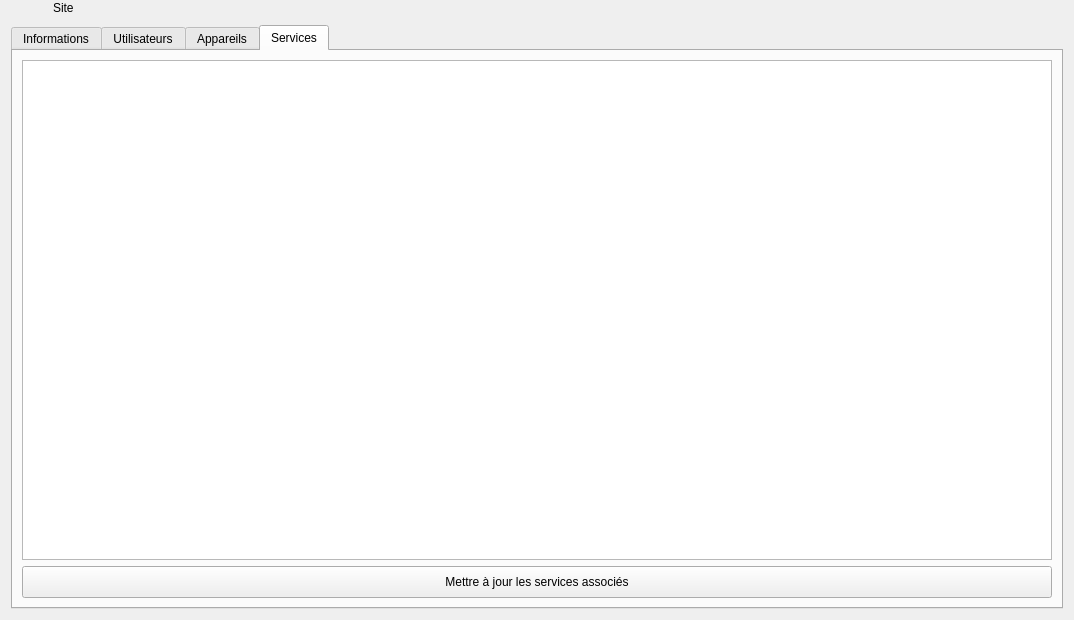
<?xml version="1.0" encoding="UTF-8"?>
<ui version="4.0">
 <class>SiteWidget</class>
 <widget class="QWidget" name="SiteWidget">
  <property name="geometry">
   <rect>
    <x>0</x>
    <y>0</y>
    <width>1074</width>
    <height>620</height>
   </rect>
  </property>
  <property name="sizePolicy">
   <sizepolicy hsizetype="Preferred" vsizetype="Preferred">
    <horstretch>0</horstretch>
    <verstretch>0</verstretch>
   </sizepolicy>
  </property>
  <property name="windowTitle">
   <string>Form</string>
  </property>
  <property name="styleSheet">
   <string notr="true">/*
QPushButton#btnConnect{background-color:rgb(80,180,80)}
QWidget{background-color: rgba(0,0,0,0);color:white;border-radius:5px}
QWidget#mainWidget{background-color:rgba(128,128,128,25%);}
QWidget#frmProfile,QWidget#pageProfile{background-color:rgba(108,8,156,25%);}
QPlainTextEdit,QLineEdit,QListWidget,QComboBox,QTextEdit,QSpinBox{background-color: rgba(255,255,255,50%); color: black;}

QTableWidget{
background-color: rgba(0,0,0,50%);
color: white;
border: 1px solid rgba(255,255,255,50%);
}

QLabel#lblLastOnline{color:lightblue;}
QLabel#lblError,QLabel#lblCamMissing,QLabel#lblAudioMissing{color:red; background-color:rgba(255,0,0,30%);}

QLineEdit:!enabled, QListWidget:!enabled,QComboBox:!enabled,QTextEdit:!enabled,QPlainTextEdit:!enabled{background-color: rgba(0,0,0,30%);color:white;border:0}
QDateEdit::down-arrow:!enabled,QTimeEdit::down-arrow:!enabled,QDateEdit::up-arrow:!enabled,QTimeEdit::up-arrow:!enabled,QComboBox::drop-down:!enabled{background-color:rgba(0,0,0,0%);}

QTextEdit#txtProfile{background-color: rgba(255,255,255,80%);color:black;border:0}
QTextEdit:!enabled#txtProfile{background-color: rgba(255,255,255,60%);color:black;border:0}

QFrame#frmSelUser{background-color:rgba(100,100,200,50%);}
QFrame#frmAudio,QFrame#frmCam1,QFrame#frmCam2,QFrame#frmSensors,QFrame#frmWebRTC,QFrame#frmVirtualCam,QFrame#frmExternalPrograms{background-color:rgba(100,100,200,35%);}

QCheckBox::indicator:unchecked:!enabled { background-color:rgba(128,0,0,100%);}
QCheckBox::indicator:checked:!enabled { background-color:green;}
QCheckBox::indicator:unchecked{ background-color:red;border-radius:3px;}
QCheckBox::indicator:checked {background-color:rgb(0,255,0);border-radius:3px;}
QCheckBox:checked{color:lightgreen;background-color:rgba(0,0,0,0%);}
QCheckBox:!checked{color:red;background-color:rgba(0,0,0,0%);}

QPushButton{background-color:qlineargradient(x1: 0, y1: 0, x2: 0, y2: 1, stop: 0 #2198c0, stop: 1 #0d5ca6);}
QPushButton:checked{background-color:rgb(128,128,128); border:1px solid rgba(255,255,255,50%);}
QPushButton:hover,QPushButton:checked{background-color:  rgba(255,255,255,75%);color:black;}

QToolButton:hover{background-color:  rgba(255,255,255,50);}

QTreeWidget::branch:closed:has-children:has-siblings  {
            border-image: none;
            image: url(:/pictures/controls/branch_closed.png);
    }
     
    QTreeView::branch:open:has-children:!has-siblings,
    QTreeView::branch:open:has-children:has-siblings   {
            border-image: none;
            image:url(:/pictures/controls/branch_opened.png);
    }

QWidget#lineOnline{background-color:blue;}
QWidget#lineOffline{background-color:red;}
QWidget#lineBoth{background-color:rgb(255,0,255);}


QTabWidget::pane { 
	background-color: rgba(128,128,140,25%);
	border-radius: 5px;
    border: 2px solid rgba(128,128,140,50%);
 }

 QTabWidget::tab-bar {
     left: 5px; 
 }


 QTabBar::tab,QTableWidget::tab,QHeaderView::section {
     background: qlineargradient(x1: 0, y1: 0, x2: 0, y2: 1,
                                 stop: 0  rgba(128,128,140,50%),  stop: 1.0  rgba(128,128,140,25%));
     border: 2px solid  rgba(128,128,140,50%);
     border-bottom: 0px;
     border-top-left-radius: 4px;
     border-top-right-radius: 4px;
     padding: 2px;
min-height:25px;
 }

 QTabBar::tab:selected, QTabBar::tab:hover {

background: qlineargradient(x1: 0, y1: 0, x2: 0, y2: 1,
                                 stop: 0  rgba(128,128,140,70%),  stop: 1.0  rgba(128,128,140,50%));
 }

 QTabBar::tab:selected {
     border-color:rgba(128,128,140,60%);
     border-bottom-color:rgba(128,128,140,60%); 
 }

 QTabBar::tab:!selected {
     margin-top: 2px;
 }
*/

</string>
  </property>
  <layout class="QVBoxLayout" name="verticalLayout">
   <property name="spacing">
    <number>10</number>
   </property>
   <property name="topMargin">
    <number>1</number>
   </property>
   <item>
    <layout class="QHBoxLayout" name="horizontalLayout_4">
     <item>
      <widget class="QLabel" name="icoTitle">
       <property name="sizePolicy">
        <sizepolicy hsizetype="Fixed" vsizetype="Fixed">
         <horstretch>0</horstretch>
         <verstretch>0</verstretch>
        </sizepolicy>
       </property>
       <property name="maximumSize">
        <size>
         <width>32</width>
         <height>32</height>
        </size>
       </property>
       <property name="text">
        <string/>
       </property>
       <property name="pixmap">
        <pixmap resource="../../resources/TeraClient.qrc">:/icons/site.png</pixmap>
       </property>
       <property name="scaledContents">
        <bool>true</bool>
       </property>
      </widget>
     </item>
     <item>
      <widget class="QLabel" name="lblTitle">
       <property name="font">
        <font>
         <bold>false</bold>
        </font>
       </property>
       <property name="text">
        <string>Site</string>
       </property>
      </widget>
     </item>
    </layout>
   </item>
   <item>
    <widget class="QTabWidget" name="tabNav">
     <property name="sizePolicy">
      <sizepolicy hsizetype="Expanding" vsizetype="MinimumExpanding">
       <horstretch>0</horstretch>
       <verstretch>0</verstretch>
      </sizepolicy>
     </property>
     <property name="currentIndex">
      <number>3</number>
     </property>
     <property name="iconSize">
      <size>
       <width>20</width>
       <height>20</height>
      </size>
     </property>
     <widget class="QWidget" name="tabDashboard">
      <attribute name="icon">
       <iconset resource="../../resources/TeraClient.qrc">
        <normaloff>:/icons/dashboard.png</normaloff>:/icons/dashboard.png</iconset>
      </attribute>
      <attribute name="title">
       <string>Informations</string>
      </attribute>
      <layout class="QVBoxLayout" name="verticalLayout_6">
       <item>
        <layout class="QHBoxLayout" name="horizontalLayout">
         <item>
          <spacer name="horizontalSpacer">
           <property name="orientation">
            <enum>Qt::Horizontal</enum>
           </property>
           <property name="sizeHint" stdset="0">
            <size>
             <width>40</width>
             <height>1</height>
            </size>
           </property>
          </spacer>
         </item>
         <item>
          <widget class="QPushButton" name="btnEdit">
           <property name="minimumSize">
            <size>
             <width>0</width>
             <height>32</height>
            </size>
           </property>
           <property name="cursor">
            <cursorShape>PointingHandCursor</cursorShape>
           </property>
           <property name="text">
            <string>Éditer</string>
           </property>
           <property name="icon">
            <iconset resource="../../resources/TeraClient.qrc">
             <normaloff>:/icons/edit.png</normaloff>:/icons/edit.png</iconset>
           </property>
           <property name="iconSize">
            <size>
             <width>20</width>
             <height>20</height>
            </size>
           </property>
          </widget>
         </item>
        </layout>
       </item>
       <item>
        <widget class="TeraForm" name="wdgSite" native="true">
         <property name="sizePolicy">
          <sizepolicy hsizetype="Preferred" vsizetype="Maximum">
           <horstretch>0</horstretch>
           <verstretch>0</verstretch>
          </sizepolicy>
         </property>
        </widget>
       </item>
       <item alignment="Qt::AlignTop">
        <widget class="QFrame" name="frameSave">
         <layout class="QHBoxLayout" name="horizontalLayout_2">
          <item>
           <widget class="QPushButton" name="btnSave">
            <property name="minimumSize">
             <size>
              <width>0</width>
              <height>32</height>
             </size>
            </property>
            <property name="cursor">
             <cursorShape>PointingHandCursor</cursorShape>
            </property>
            <property name="text">
             <string>Sauvegarder</string>
            </property>
            <property name="icon">
             <iconset resource="../../resources/TeraClient.qrc">
              <normaloff>:/icons/save.png</normaloff>:/icons/save.png</iconset>
            </property>
            <property name="iconSize">
             <size>
              <width>24</width>
              <height>24</height>
             </size>
            </property>
           </widget>
          </item>
          <item>
           <widget class="QPushButton" name="btnUndo">
            <property name="minimumSize">
             <size>
              <width>0</width>
              <height>32</height>
             </size>
            </property>
            <property name="cursor">
             <cursorShape>PointingHandCursor</cursorShape>
            </property>
            <property name="text">
             <string>Annuler</string>
            </property>
            <property name="icon">
             <iconset resource="../../resources/TeraClient.qrc">
              <normaloff>:/icons/undo.png</normaloff>:/icons/undo.png</iconset>
            </property>
            <property name="iconSize">
             <size>
              <width>24</width>
              <height>24</height>
             </size>
            </property>
           </widget>
          </item>
         </layout>
        </widget>
       </item>
       <item>
        <widget class="QToolBox" name="grpSummary">
         <property name="sizePolicy">
          <sizepolicy hsizetype="Preferred" vsizetype="MinimumExpanding">
           <horstretch>0</horstretch>
           <verstretch>0</verstretch>
          </sizepolicy>
         </property>
         <widget class="QWidget" name="grpSummaryPage1">
          <property name="geometry">
           <rect>
            <x>0</x>
            <y>0</y>
            <width>1034</width>
            <height>371</height>
           </rect>
          </property>
          <attribute name="label">
           <string>Résumé</string>
          </attribute>
          <layout class="QVBoxLayout" name="verticalLayout_7">
           <item>
            <widget class="QFrame" name="frameStats">
             <property name="maximumSize">
              <size>
               <width>500</width>
               <height>16777215</height>
              </size>
             </property>
             <layout class="QGridLayout" name="gridLayout">
              <property name="verticalSpacing">
               <number>10</number>
              </property>
              <item row="3" column="2" alignment="Qt::AlignHCenter|Qt::AlignTop">
               <widget class="QLabel" name="lblDevices">
                <property name="text">
                 <string>XXX Appareils</string>
                </property>
               </widget>
              </item>
              <item row="0" column="0" alignment="Qt::AlignHCenter">
               <widget class="ClickableLabel" name="icoUsers">
                <property name="sizePolicy">
                 <sizepolicy hsizetype="Fixed" vsizetype="Fixed">
                  <horstretch>0</horstretch>
                  <verstretch>0</verstretch>
                 </sizepolicy>
                </property>
                <property name="minimumSize">
                 <size>
                  <width>64</width>
                  <height>64</height>
                 </size>
                </property>
                <property name="maximumSize">
                 <size>
                  <width>64</width>
                  <height>64</height>
                 </size>
                </property>
                <property name="text">
                 <string/>
                </property>
                <property name="pixmap">
                 <pixmap resource="../../resources/TeraClient.qrc">:/icons/software_user.png</pixmap>
                </property>
                <property name="scaledContents">
                 <bool>true</bool>
                </property>
               </widget>
              </item>
              <item row="4" column="2" alignment="Qt::AlignHCenter">
               <widget class="QLabel" name="icoSessions">
                <property name="sizePolicy">
                 <sizepolicy hsizetype="Fixed" vsizetype="Fixed">
                  <horstretch>0</horstretch>
                  <verstretch>0</verstretch>
                 </sizepolicy>
                </property>
                <property name="minimumSize">
                 <size>
                  <width>64</width>
                  <height>64</height>
                 </size>
                </property>
                <property name="maximumSize">
                 <size>
                  <width>64</width>
                  <height>64</height>
                 </size>
                </property>
                <property name="text">
                 <string/>
                </property>
                <property name="pixmap">
                 <pixmap resource="../../resources/TeraClient.qrc">:/icons/session.png</pixmap>
                </property>
                <property name="scaledContents">
                 <bool>true</bool>
                </property>
               </widget>
              </item>
              <item row="5" column="2" alignment="Qt::AlignHCenter|Qt::AlignTop">
               <widget class="QLabel" name="lblSessions">
                <property name="sizePolicy">
                 <sizepolicy hsizetype="Preferred" vsizetype="Maximum">
                  <horstretch>0</horstretch>
                  <verstretch>0</verstretch>
                 </sizepolicy>
                </property>
                <property name="text">
                 <string>XXXX Séances</string>
                </property>
                <property name="alignment">
                 <set>Qt::AlignCenter</set>
                </property>
               </widget>
              </item>
              <item row="3" column="0" alignment="Qt::AlignHCenter|Qt::AlignTop">
               <widget class="QLabel" name="lblUsers">
                <property name="sizePolicy">
                 <sizepolicy hsizetype="Preferred" vsizetype="Maximum">
                  <horstretch>0</horstretch>
                  <verstretch>0</verstretch>
                 </sizepolicy>
                </property>
                <property name="text">
                 <string>XXXX Utilisateurs</string>
                </property>
                <property name="alignment">
                 <set>Qt::AlignCenter</set>
                </property>
               </widget>
              </item>
              <item row="0" column="2" alignment="Qt::AlignHCenter|Qt::AlignVCenter">
               <widget class="ClickableLabel" name="icoDevices">
                <property name="sizePolicy">
                 <sizepolicy hsizetype="Fixed" vsizetype="Fixed">
                  <horstretch>0</horstretch>
                  <verstretch>0</verstretch>
                 </sizepolicy>
                </property>
                <property name="minimumSize">
                 <size>
                  <width>64</width>
                  <height>64</height>
                 </size>
                </property>
                <property name="maximumSize">
                 <size>
                  <width>64</width>
                  <height>64</height>
                 </size>
                </property>
                <property name="text">
                 <string/>
                </property>
                <property name="pixmap">
                 <pixmap resource="../../resources/TeraClient.qrc">:/icons/device.png</pixmap>
                </property>
                <property name="scaledContents">
                 <bool>true</bool>
                </property>
               </widget>
              </item>
              <item row="4" column="0" alignment="Qt::AlignHCenter">
               <widget class="QLabel" name="icoGroups">
                <property name="sizePolicy">
                 <sizepolicy hsizetype="Fixed" vsizetype="Fixed">
                  <horstretch>0</horstretch>
                  <verstretch>0</verstretch>
                 </sizepolicy>
                </property>
                <property name="minimumSize">
                 <size>
                  <width>64</width>
                  <height>64</height>
                 </size>
                </property>
                <property name="maximumSize">
                 <size>
                  <width>64</width>
                  <height>64</height>
                 </size>
                </property>
                <property name="text">
                 <string/>
                </property>
                <property name="pixmap">
                 <pixmap resource="../../resources/TeraClient.qrc">:/icons/group.png</pixmap>
                </property>
                <property name="scaledContents">
                 <bool>true</bool>
                </property>
               </widget>
              </item>
              <item row="5" column="0" alignment="Qt::AlignHCenter|Qt::AlignTop">
               <widget class="QLabel" name="lblGroups">
                <property name="text">
                 <string>XXXX Groupes</string>
                </property>
               </widget>
              </item>
              <item row="4" column="1" alignment="Qt::AlignHCenter">
               <widget class="QLabel" name="icoProjects">
                <property name="sizePolicy">
                 <sizepolicy hsizetype="Fixed" vsizetype="Fixed">
                  <horstretch>0</horstretch>
                  <verstretch>0</verstretch>
                 </sizepolicy>
                </property>
                <property name="minimumSize">
                 <size>
                  <width>64</width>
                  <height>64</height>
                 </size>
                </property>
                <property name="maximumSize">
                 <size>
                  <width>64</width>
                  <height>64</height>
                 </size>
                </property>
                <property name="text">
                 <string/>
                </property>
                <property name="pixmap">
                 <pixmap resource="../../resources/TeraClient.qrc">:/icons/project.png</pixmap>
                </property>
                <property name="scaledContents">
                 <bool>true</bool>
                </property>
               </widget>
              </item>
              <item row="5" column="1">
               <widget class="QLabel" name="lblProjects">
                <property name="sizePolicy">
                 <sizepolicy hsizetype="Preferred" vsizetype="Maximum">
                  <horstretch>0</horstretch>
                  <verstretch>0</verstretch>
                 </sizepolicy>
                </property>
                <property name="text">
                 <string>XXXX Projets</string>
                </property>
                <property name="alignment">
                 <set>Qt::AlignCenter</set>
                </property>
               </widget>
              </item>
              <item row="0" column="1" alignment="Qt::AlignHCenter">
               <widget class="QLabel" name="icoParticipant">
                <property name="sizePolicy">
                 <sizepolicy hsizetype="Fixed" vsizetype="Fixed">
                  <horstretch>0</horstretch>
                  <verstretch>0</verstretch>
                 </sizepolicy>
                </property>
                <property name="minimumSize">
                 <size>
                  <width>64</width>
                  <height>64</height>
                 </size>
                </property>
                <property name="maximumSize">
                 <size>
                  <width>64</width>
                  <height>64</height>
                 </size>
                </property>
                <property name="text">
                 <string/>
                </property>
                <property name="pixmap">
                 <pixmap resource="../../resources/TeraClient.qrc">:/icons/patient.png</pixmap>
                </property>
                <property name="scaledContents">
                 <bool>true</bool>
                </property>
               </widget>
              </item>
              <item row="3" column="1" alignment="Qt::AlignHCenter">
               <widget class="QLabel" name="lblParticipant">
                <property name="sizePolicy">
                 <sizepolicy hsizetype="Preferred" vsizetype="Preferred">
                  <horstretch>0</horstretch>
                  <verstretch>0</verstretch>
                 </sizepolicy>
                </property>
                <property name="text">
                 <string>XXXX Participants</string>
                </property>
                <property name="alignment">
                 <set>Qt::AlignCenter</set>
                </property>
               </widget>
              </item>
             </layout>
            </widget>
           </item>
           <item>
            <spacer name="verticalSpacer">
             <property name="orientation">
              <enum>Qt::Vertical</enum>
             </property>
             <property name="sizeHint" stdset="0">
              <size>
               <width>20</width>
               <height>40</height>
              </size>
             </property>
            </spacer>
           </item>
          </layout>
         </widget>
        </widget>
       </item>
      </layout>
     </widget>
     <widget class="QWidget" name="tabUsersDetails">
      <attribute name="icon">
       <iconset resource="../../resources/TeraClient.qrc">
        <normaloff>:/icons/software_user.png</normaloff>:/icons/software_user.png</iconset>
      </attribute>
      <attribute name="title">
       <string>Utilisateurs</string>
      </attribute>
      <layout class="QVBoxLayout" name="verticalLayout_9">
       <item>
        <widget class="QTabWidget" name="tabManageUsers">
         <property name="tabPosition">
          <enum>QTabWidget::West</enum>
         </property>
         <property name="currentIndex">
          <number>0</number>
         </property>
         <property name="iconSize">
          <size>
           <width>20</width>
           <height>20</height>
          </size>
         </property>
         <widget class="QWidget" name="tabUsers">
          <attribute name="icon">
           <iconset resource="../../resources/TeraClient.qrc">
            <normaloff>:/icons/software_user.png</normaloff>:/icons/software_user.png</iconset>
          </attribute>
          <attribute name="title">
           <string>Utilisateurs</string>
          </attribute>
          <layout class="QVBoxLayout" name="verticalLayout_12">
           <item>
            <widget class="QWidget" name="wdgUsers" native="true">
             <property name="sizePolicy">
              <sizepolicy hsizetype="Preferred" vsizetype="MinimumExpanding">
               <horstretch>0</horstretch>
               <verstretch>0</verstretch>
              </sizepolicy>
             </property>
             <layout class="QVBoxLayout" name="verticalLayout_10">
              <property name="leftMargin">
               <number>0</number>
              </property>
              <property name="topMargin">
               <number>0</number>
              </property>
              <property name="rightMargin">
               <number>0</number>
              </property>
              <property name="bottomMargin">
               <number>0</number>
              </property>
             </layout>
            </widget>
           </item>
          </layout>
         </widget>
         <widget class="QWidget" name="tabUserGroups">
          <attribute name="icon">
           <iconset resource="../../resources/TeraClient.qrc">
            <normaloff>:/icons/usergroup.png</normaloff>:/icons/usergroup.png</iconset>
          </attribute>
          <attribute name="title">
           <string>Groupes utilisateurs</string>
          </attribute>
          <layout class="QVBoxLayout" name="verticalLayout_4">
           <item>
            <layout class="QHBoxLayout" name="horizontalLayout_3">
             <item>
              <spacer name="horizontalSpacer_2">
               <property name="orientation">
                <enum>Qt::Horizontal</enum>
               </property>
               <property name="sizeHint" stdset="0">
                <size>
                 <width>40</width>
                 <height>20</height>
                </size>
               </property>
              </spacer>
             </item>
             <item>
              <widget class="QPushButton" name="btnUserGroups">
               <property name="sizePolicy">
                <sizepolicy hsizetype="Expanding" vsizetype="Fixed">
                 <horstretch>0</horstretch>
                 <verstretch>0</verstretch>
                </sizepolicy>
               </property>
               <property name="minimumSize">
                <size>
                 <width>0</width>
                 <height>32</height>
                </size>
               </property>
               <property name="maximumSize">
                <size>
                 <width>400</width>
                 <height>16777215</height>
                </size>
               </property>
               <property name="cursor">
                <cursorShape>PointingHandCursor</cursorShape>
               </property>
               <property name="text">
                <string>Gérer les groupes utilisateurs</string>
               </property>
               <property name="icon">
                <iconset resource="../../resources/TeraClient.qrc">
                 <normaloff>:/icons/usergroup.png</normaloff>:/icons/usergroup.png</iconset>
               </property>
               <property name="iconSize">
                <size>
                 <width>24</width>
                 <height>24</height>
                </size>
               </property>
              </widget>
             </item>
            </layout>
           </item>
           <item>
            <widget class="QLabel" name="lblInherited">
             <property name="sizePolicy">
              <sizepolicy hsizetype="Preferred" vsizetype="Preferred">
               <horstretch>0</horstretch>
               <verstretch>0</verstretch>
              </sizepolicy>
             </property>
             <property name="font">
              <font>
               <pointsize>10</pointsize>
              </font>
             </property>
             <property name="text">
              <string>&lt;html&gt;&lt;head/&gt;&lt;body&gt;&lt;p&gt;Il n'est pas possible de spécifier &amp;quot;Aucun rôle&amp;quot; aux groupes utilisateurs qui ont au moins un accès (Administrateur ou Utilisateur) à un projet du groupe.&lt;/p&gt;&lt;/body&gt;&lt;/html&gt;</string>
             </property>
             <property name="alignment">
              <set>Qt::AlignCenter</set>
             </property>
             <property name="wordWrap">
              <bool>true</bool>
             </property>
            </widget>
           </item>
           <item>
            <widget class="QTableWidget" name="tableUserGroups">
             <property name="editTriggers">
              <set>QAbstractItemView::NoEditTriggers</set>
             </property>
             <property name="showDropIndicator" stdset="0">
              <bool>false</bool>
             </property>
             <property name="dragDropOverwriteMode">
              <bool>false</bool>
             </property>
             <property name="selectionMode">
              <enum>QAbstractItemView::NoSelection</enum>
             </property>
             <property name="selectionBehavior">
              <enum>QAbstractItemView::SelectRows</enum>
             </property>
             <property name="sortingEnabled">
              <bool>true</bool>
             </property>
             <property name="columnCount">
              <number>3</number>
             </property>
             <attribute name="horizontalHeaderDefaultSectionSize">
              <number>200</number>
             </attribute>
             <attribute name="horizontalHeaderShowSortIndicator" stdset="0">
              <bool>true</bool>
             </attribute>
             <attribute name="horizontalHeaderStretchLastSection">
              <bool>true</bool>
             </attribute>
             <column>
              <property name="text">
               <string>Groupe utilisateur</string>
              </property>
             </column>
             <column>
              <property name="text">
               <string>Rôle</string>
              </property>
             </column>
             <column>
              <property name="text">
               <string>Hérité?</string>
              </property>
             </column>
            </widget>
           </item>
           <item>
            <widget class="QPushButton" name="btnUpdateRoles">
             <property name="minimumSize">
              <size>
               <width>0</width>
               <height>32</height>
              </size>
             </property>
             <property name="cursor">
              <cursorShape>PointingHandCursor</cursorShape>
             </property>
             <property name="text">
              <string>Mettre à jour les rôles des groupes utilisateurs</string>
             </property>
             <property name="icon">
              <iconset resource="../../resources/TeraClient.qrc">
               <normaloff>:/icons/save.png</normaloff>:/icons/save.png</iconset>
             </property>
             <property name="iconSize">
              <size>
               <width>24</width>
               <height>24</height>
              </size>
             </property>
            </widget>
           </item>
          </layout>
         </widget>
        </widget>
       </item>
      </layout>
     </widget>
     <widget class="QWidget" name="tabDevices">
      <attribute name="icon">
       <iconset resource="../../resources/TeraClient.qrc">
        <normaloff>:/icons/device.png</normaloff>:/icons/device.png</iconset>
      </attribute>
      <attribute name="title">
       <string>Appareils</string>
      </attribute>
      <layout class="QVBoxLayout" name="verticalLayout_2">
       <item>
        <widget class="QWidget" name="wdgDevices" native="true">
         <layout class="QVBoxLayout" name="verticalLayout_11">
          <property name="leftMargin">
           <number>0</number>
          </property>
          <property name="topMargin">
           <number>0</number>
          </property>
          <property name="rightMargin">
           <number>0</number>
          </property>
          <property name="bottomMargin">
           <number>0</number>
          </property>
         </layout>
        </widget>
       </item>
      </layout>
     </widget>
     <widget class="QWidget" name="tabServices">
      <attribute name="icon">
       <iconset resource="../../resources/TeraClient.qrc">
        <normaloff>:/icons/service.png</normaloff>:/icons/service.png</iconset>
      </attribute>
      <attribute name="title">
       <string>Services</string>
      </attribute>
      <layout class="QVBoxLayout" name="verticalLayout_3">
       <item>
        <widget class="QListWidget" name="lstServices"/>
       </item>
       <item>
        <widget class="QPushButton" name="btnUpdateServices">
         <property name="minimumSize">
          <size>
           <width>0</width>
           <height>32</height>
          </size>
         </property>
         <property name="cursor">
          <cursorShape>PointingHandCursor</cursorShape>
         </property>
         <property name="text">
          <string>Mettre à jour les services associés</string>
         </property>
         <property name="icon">
          <iconset resource="../../resources/TeraClient.qrc">
           <normaloff>:/icons/service.png</normaloff>:/icons/service.png</iconset>
         </property>
         <property name="iconSize">
          <size>
           <width>24</width>
           <height>24</height>
          </size>
         </property>
        </widget>
       </item>
      </layout>
     </widget>
    </widget>
   </item>
  </layout>
 </widget>
 <customwidgets>
  <customwidget>
   <class>ClickableLabel</class>
   <extends>QLabel</extends>
   <header>widgets/ClickableLabel.h</header>
   <slots>
    <signal>clicked()</signal>
    <slot>clicked()</slot>
   </slots>
  </customwidget>
  <customwidget>
   <class>TeraForm</class>
   <extends>QWidget</extends>
   <header>TeraForm.h</header>
   <container>1</container>
  </customwidget>
 </customwidgets>
 <resources>
  <include location="../../resources/TeraClient.qrc"/>
 </resources>
 <connections/>
</ui>
